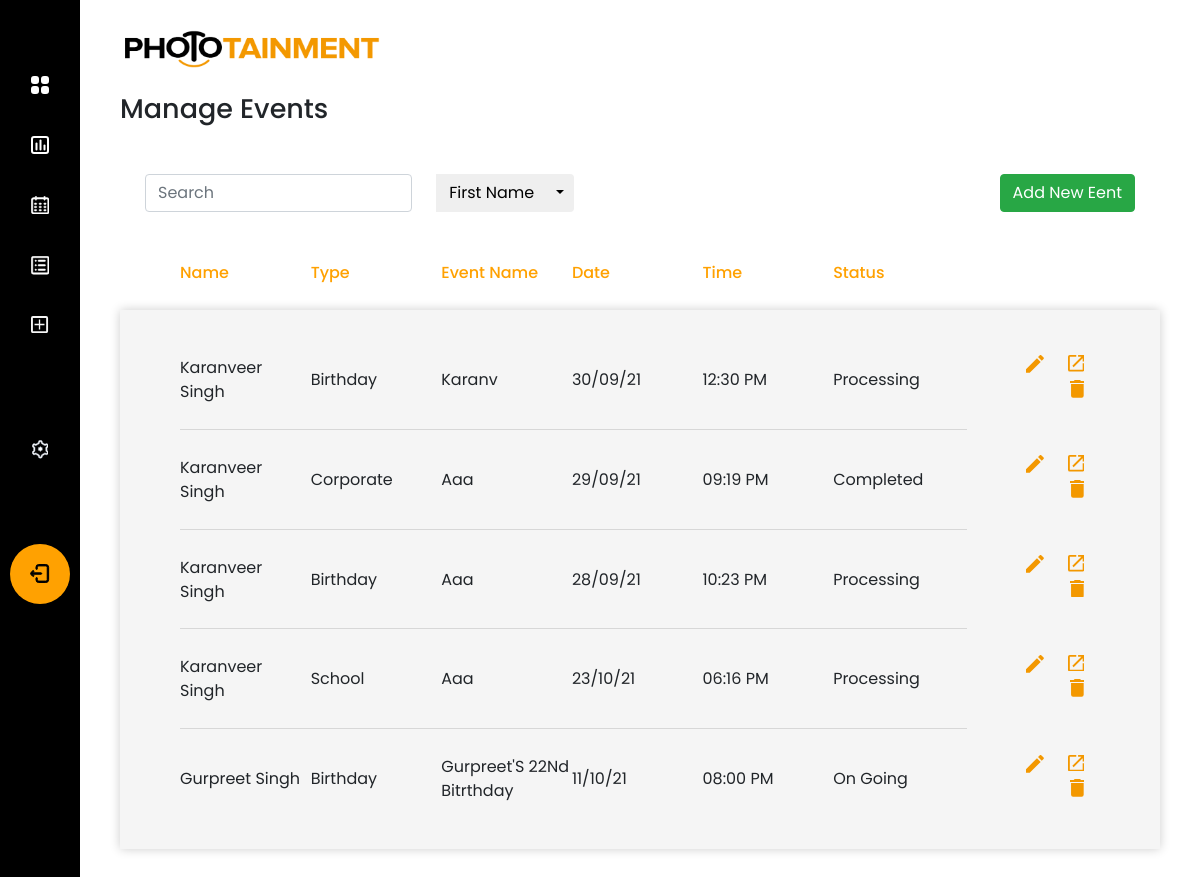
Before: /phototainment/search (signed in) with the older database file.
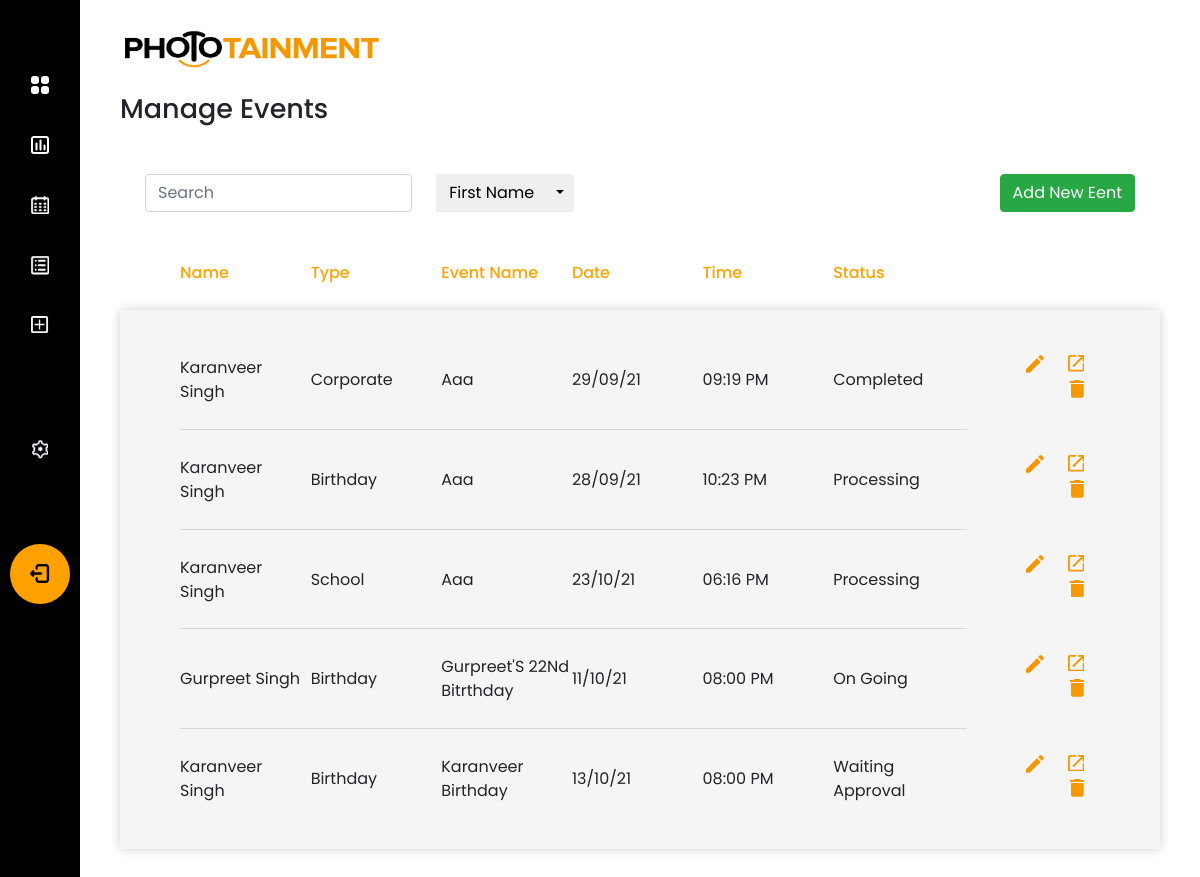
After: the same page with the newer database file.
### app/models.py (models this page shows)
class Event(db.Model):
    __tablename__ = "event_booking"
    booking_id = db.Column(db.Integer, primary_key=True)
    event_name = db.Column(db.String(50), nullable=True)
    lead_date = db.Column(db.DateTime, nullable=False)
    event_date = db.Column(db.DateTime, nullable=False)
    duration = db.Column(db.Time, nullable=False)
    start_time = db.Column(db.Time, nullable=False)
    additional_information = db.Column(db.String(200), nullable=True)
    contacts = relationship("BookingContacts", back_populates="booking")
    comment = relationship("Comment", back_populates="booking")
    venue_id = db.Column(db.Integer, db.ForeignKey("event_venue.venue_id"), nullable=True)
    venue = relationship("EventVenue", back_populates="booking")
    user_id = db.Column(db.Integer, db.ForeignKey("user.id"), nullable=False)
    user = relationship("User", back_populates="events")
    type_id = db.Column(db.Integer, db.ForeignKey("event_type.type_id"), nullable=False)
    type = relationship("EventType", back_populates="events")
    status_id = db.Column(db.Integer, db.ForeignKey("event_status.status_id"), nullable=False)
    status = relationship("EventStatus", back_populates="events")
    client_id = db.Column(db.Integer, db.ForeignKey("client.client_id"), nullable=False)
    client = relationship("Client", back_populates="events")

class Client(db.Model):
    __tablename__ = "client"
    client_id = db.Column(db.Integer, primary_key=True)
    client_first_name = db.Column(db.String(50), nullable=False)
    client_last_name = db.Column(db.String(50), nullable=False)
    client_email = db.Column(db.String(50), nullable=False)
    company_name = db.Column(db.String(50), nullable=False)
    primary_contact = db.Column(db.String(10), nullable=False)
    events = relationship("Event", back_populates="client")

class EventType(db.Model):
    __tablename__ = "event_type"
    type_id = db.Column(db.Integer, primary_key=True)
    event_type = db.Column(db.String(50), unique=True, nullable=False)
    events = relationship("Event", back_populates="type")

class EventStatus(db.Model):
    __tablename__ = "event_status"
    status_id = db.Column(db.Integer, primary_key=True)
    status = db.Column(db.String(50), unique=True, nullable=False)
    events = relationship("Event", back_populates="status")

### app/phototainment/views.py (the view, shortened to what this page needs)
@custom_bp.route('/search', methods=["GET", "POST"])
@login_required
@employee
def search_event():
    form = SearchForm()
    search_for = form.search.data
    get_event = request.args.get('filtered_events')
    print(get_event)
    events = db.session.query(Event, Client.client_first_name, Client.client_last_name, Client.client_email,
                              Client.primary_contact, ).select_from(Event, Client).join(Client)
    if form.search.data != "":
        if events:
            if form.sort_register_date.data:
                events = events.order_by("register_date")
            elif form.sort_start_date.data:
                events = events.order_by("event_date")
    return render_template('search-event.html', form=form, filtered_events=events)

### app/forms.py
class SearchForm(FlaskForm):
    search = StringField("Search*", render_kw={"placeholder": "Search"})
    search_fname = SubmitField("First Name")
    search_lname = SubmitField("Last Name")
    search_email = SubmitField("Email Address")
    search_contact = SubmitField("Contact Number")
    search_evname = SubmitField("Event Name")
    search_evtype = SubmitField("Event Type")
    search_staff = SubmitField("Staff Name")
    sort_start_date = SubmitField("Start Date")
    sort_register_date = SubmitField("Register Date")
    sort_end_date = SubmitField("End Date")

### app/models.py (called while the page is built)
@login_manager.user_loader
def load_user(user_id):
    return User.query.get(int(user_id))

### app/privilege.py (called while the page is built)
def employee(f):
    @wraps(f)
    def decorator_function(*args, **kwargs):
        if current_user.role_id == 2 or current_user.role_id == 1:
            return f(*args, **kwargs)
        else:
            return abort(403)
    return decorator_function

### app/phototainment/templates/search-event.html (shortened to what this page needs)
{% extends 'base.html' %}
{% block page_head %}Manage Events{% endblock %}
{% block navbar %}{% include 'sidebar.html' %}{% endblock %}
{% block content %}
<div class="row m-0 pb-4">
    <div class="text-center search-outer">
        <div class="form-group required">
            <form action="" method="POST" role="search" class="search-form">
                {{ form.search(class="form-control search-field",id="search",type="text") }}
                <div class="btn-group ml-4">
                    {{ form.search_fname(class="btn search-btn") }}
                    <button type="button" class="btn dropdown-toggle search-dropdown-toggle dropdown-toggle-split"
                            data-toggle="dropdown" aria-haspopup="true" aria-expanded="false">
                    </button>
                </div>
            </form>
            <a href="{{ url_for('phototainment.add_event') }}" class="add-btn btn btn-success ml-4">Add New Eent</a>
        </div>
    </div>
</div>
{% include 'events-table.html' %}
{% endblock %}

### app/templates/base.html (shortened to what this page needs)
<!DOCTYPE html>
<html lang="en">
<head>
    <link rel="stylesheet" href="{{ url_for('static', filename='css/all.min.css') }}">
    <link rel="stylesheet" href="{{ url_for('static', filename='css/bootstrap.min.css') }}">
    <link rel="stylesheet" href="{{ url_for('static', filename='css/style.css') }}">
</head>
<body>
<div class="wrapper">
    {% block navbar %}{% endblock %}
    <div id="content">
        <header class="pb-5">
            <div class="col-3 p-0"><img class="w-100 p-0" src="{{ url_for('static', filename='img/logo.png') }}"
                                        alt="logo"/></div>
            <div class="page-head col-12 p-0"><h3>{% block page_head %}{% endblock %}</h3></div>
        </header>
        {% block content %}{% endblock %}
    </div>
</body>
</html>

### app/templates/sidebar.html (shortened to what this page needs)
<nav id="sidebar" class="active">
    <ul class="list-unstyled components">
        <li>
            <a href="{{ url_for('phototainment.home') }}">
            </a>
        </li>
        <li>
            <a href="{{ url_for('phototainment.charts') }}">
            </a>
        </li>
        <li>
            <a href="{{ url_for('phototainment.upcoming_events') }}">
            </a>
        </li>
        <li>
            <a href="{{ url_for('phototainment.search_event') }}">
            </a>
        </li>
        <li>
            <a href="{{ url_for('phototainment.add_event') }}">
            </a>
        </li>
        <li class="icon-settings">
            <a href="{{ url_for('phototainment.change_password') }}">
            </a>
        </li>
        <li>
            <a href="{{ url_for('phototainment.logout') }}" class="article">
            </a>
        </li>
    </ul>
</nav>

### app/phototainment/templates/events-table.html (shortened to what this page needs)
<div class="row m-0">
        <ul class="table-main">
            <li class="table-head">
                <ul class="table-row">
                    <li class="table-item">Name</li>
                    <li class="table-item">Type</li>
                    <li class="table-item">Event Name</li>
                    <li class="table-item">Date</li>
                    <li class="table-item">Time</li>
                    <li class="table-item">Status</li>
                    <li></li>
                </ul>
            </li>
            <li class="table-body">
                {% for event in filtered_events %}
                <ul class="table-row">
                    <li class="table-item">{{event.client_first_name.title()}} {{event.client_last_name.title()}}</li>
                    <li class="table-item">{{event[0].type.event_type.title()}}</li>
                    <li class="table-item">{{event[0].event_name.title()}}</li>
                    <li class="table-item">{{event[0].event_date.strftime("%d/%m/%y")|safe}}</li>
                    <li class="table-item">{{event[0].event_date.strftime("%I:%M %p")|safe}}</li>
                    <li class="table-item">{{event[0].status.status.title()}}</li>
                    <li class="table-item manage-table-data">
                        <a class="btn btn-dark edit-btn"
                           href="{{ url_for('phototainment.edit_event', booking_id=event[0].booking_id) }}">
                        </a>
                        <a class="open-btn" target="_blank" href="{{url_for('phototainment.view_booking', booking_id = event[0].booking_id)}}">
                        </a>
                        {% if current_user.role.role_id == 1 %}
                        <button class="btn btn-primary delete-btn"
                                onclick="deleteEvent('{{ url_for('phototainment.delete_event', booking_id=event[0].booking_id) }}')">
                        </button>
                        {% endif %}
                    </li>
                </ul>
                {% endfor %}
            </li>
        </ul>
    </div>

### app/static/css/style.css (style rules this page uses)
body { font-family: 'Poppins', sans-serif; background: #343434; }
.page-head h3 { padding:0; margin:25px 0 0 0; font-size: 27px; }
.wrapper { display: flex; align-items: stretch; }
#sidebar { min-width: 250px; max-width: 250px; background: #000000;; color: #fff; transition: all 0.3s; }
#sidebar.active { min-width: 80px; max-width: 80px; text-align: center; }
#sidebar ul li a { text-align: left; color: #fff; }
#sidebar.active ul li a { padding: 20px 10px; text-align: center; font-size: 0.85em; width: 60px; height: 60px; margin: auto; border-radius: 60px; }
.icon-settings { margin: 8vh 0; }
#sidebar ul.components { padding: 7vh 0; }
#sidebar ul li a { padding: 10px; font-size: 15px !important; display: block; position: relative; transition: all 1s ease; }
ul ul a { font-size: 0.9em !important; padding-left: 30px !important; background: rgb(255, 127, 0, 0.7); box-shadow: 0px 0px 14px rgb(52 52 52 / 20%) inset; }
a.article, a.article:hover { background: #FFA101 !important; color: #fff !important; }
#content { padding: 30px 40px; background: #fff; min-height: 100vh; width: 100% !important; transition: all 0.3s; }
.table-main, .table-row { width: 100%; margin: 0; padding: 0; list-style: none; float: left; }
.table-row { align-items: center; position: relative; display: flex; }
.table-row::before { width: 85.5%; content: ''; height: 1px; background: #d7d7d7; bottom: 0; position: absolute; }
.table-row:last-child::before { display: none; }
.table-head { width: 100%; float: left; padding: 0 60px; }
.table-body { width: 100%; float: left; background: #F5F5F5; box-shadow: 0 0 10px rgb(0 0 0 / 20%); padding: 20px 60px; }
.table-item { float: left; padding: 25px 0; width: 14.2%; }
.table-row li:last-child { border: none; padding: 25px 0 25px 2%; }
.table-head .table-row { display: initial; font-weight: 500; }
.table-head .table-item { color: #FFA101; text-align: left; }
.delete-btn, .edit-btn, .open-btn { background: none; border: none; box-shadow: none; padding: 0 10px !important; margin: 0; }
.manage-table-data { text-align: right; }
.search-outer { padding: 0 25px; width: 100%; float: left; }
.search-field { width: 45%; float: left; }
.btn-group { width: 20%; float: left; }
.search-btn { width: 100%; float: left; border-radius: 0; }
.search-form { width: 60%; float: left; }
.add-btn { float: right; }

Changed rows visible on the page:
removed Event: client_first_name "Karanveer", client_last_name "Singh", event_type "Birthday", event_name "Karanv", event_date "30/09/21", event_date "12:30 PM", status "Processing"
added Event: client_first_name "Karanveer", client_last_name "Singh", event_type "Birthday", event_name "Karanveer Birthday", event_date "13/10/21", event_date "08:00 PM", status "Waiting Approval"
